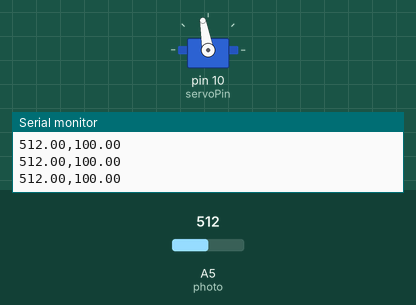
This sketch was run on a simulated Arduino Uno, built with avr-gcc and run on an emulated ATmega328P. Shown: servo, the last lines printed to the serial monitor. The test bench sets the inputs (shaded band); at power-on: A5 (photo) = 512.

Above: at 1.2 s.
1.3 s: A5 (photo) set to 901
At 2.1 s:
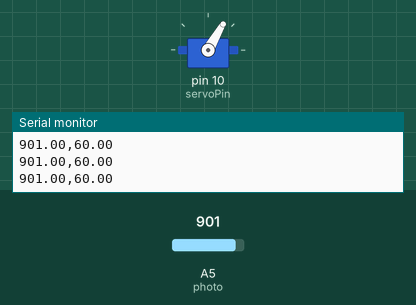
2.8 s: A5 (photo) set to 936
At 3.2 s:
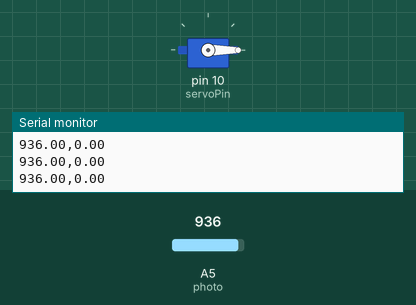
4.3 s: A5 (photo) set to 840
At 5.5 s:
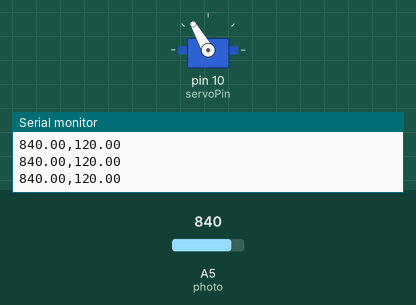
5.8 s: A5 (photo) set to 719
7.3 s: A5 (photo) set to 699
At 7.7 s:
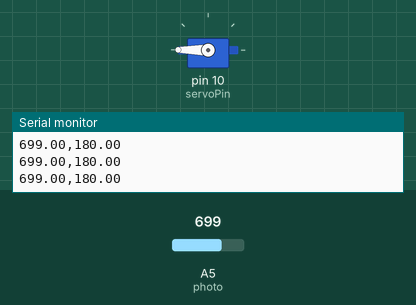
8.8 s: A5 (photo) set to 716
At 9.3 s:
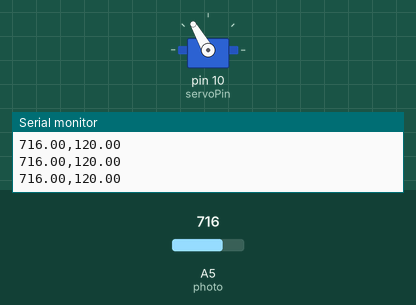
Timing chart, 0 to 11.8 s (numbered marks = the images above; inputs shaded):
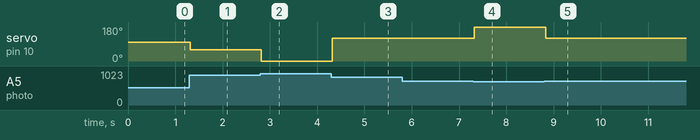

The sketch:

Servolight2.ino
```cpp
#include <Servo.h>
int servoPin=10;
float servoPos=100;
float level;
int photo=A5;
Servo myServo;
void setup() {
  // put your setup code here, to run once:
Serial.begin(9600);
myServo.attach(servoPin);
pinMode(photo, INPUT);
}

void loop() {
  // put your main code here, to run repeatedly:
  level= analogRead(photo);
  Serial.print(level);
  Serial.print(",");
  Serial.println(servoPos);
if(level>=920){
  servoPos=0;
}
else if(level>=850){
  servoPos=60;
}
else if(level>=710){
  servoPos=120;
}
else if(level>=600){
  servoPos=180;
}
myServo.write(servoPos);
}
```

Measured:
- the behaviour switches between 919 and 920 on A5 (photo) (found by bisection; images 1 and 2)
- the behaviour switches between 710 and 709 on A5 (photo) (found by bisection; images 3 and 4)
- after the input at 1.3 s, servo on pin 10 (servoPin): 100° → 60° at once
- after the input at 2.8 s, servo on pin 10 (servoPin): 60° → 0° at once
- after the input at 4.3 s, servo on pin 10 (servoPin): 0° → 120° at once
- after the input at 7.3 s, servo on pin 10 (servoPin): 120° → 180° at once
- after the input at 8.8 s, servo on pin 10 (servoPin): 180° → 120° at once
